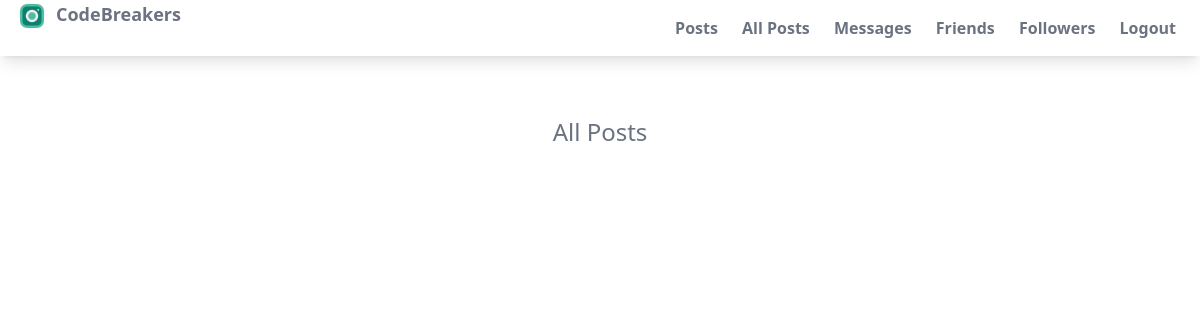
Page /users/ (signed in) on the earlier database version.
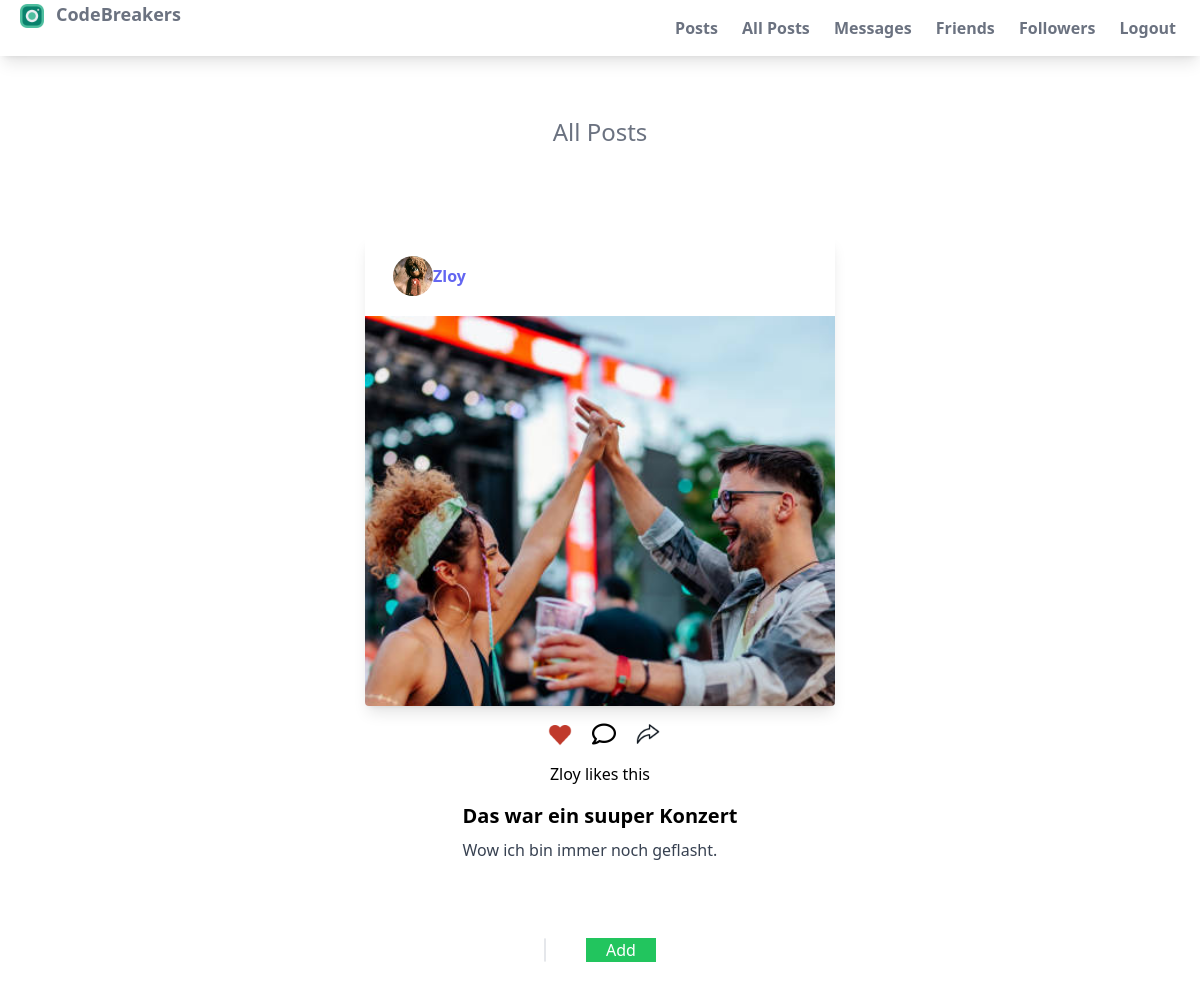
Same page on the later database version.
### posts/models.py (models this page shows, shortened)
class Post(models.Model):
    user = models.ForeignKey(settings.AUTH_USER_MODEL, on_delete=models.CASCADE)
    image = models.ImageField(upload_to='images/%y/%m/%d')
    caption = models.TextField(blank=True)
    title = models.CharField(max_length=200)
    slug = models.SlugField(max_length=200, blank=True)
    created = models.DateField(auto_now_add=True)
    liked_by = models.ManyToManyField(settings.AUTH_USER_MODEL, related_name='posts_liked', blank=True)

### users/models.py (models this page shows, shortened)
class Profile(models.Model):
    user = models.OneToOneField(settings.AUTH_USER_MODEL, on_delete=models.CASCADE)
    photo = models.ImageField(upload_to='users/%Y/%m/%d', blank=True)
    bio = models.TextField(max_length=200,blank=True)

### users/views.py (the view)
# urls.py: path('', views.index, name='index'),
def index (request):
    if request.user.is_authenticated:
        current_user = request.user
        posts = Post.objects.filter(user=current_user)
        profile = Profile.objects.filter(user=current_user).first()
        return render(request, 'users/index.html', {'posts': posts, 'profile': profile})
    else:
        return render(request, 'users/unthenticated_index.html')

### users/templates/users/index.html (shortened to what this page needs)
{% extends 'users/base.html' %}
{% load mathfilters %}
{% load static %}
{% block body %}
<div class="flex mt-5 p-10 justify-center">
    <h2 class="text-2xl font-normal mb-2 text-gray-500">All Posts</h2>
</div>
<div class="grid grid-cols-1 gap-6 mx-auto p-10">
    {% for post in posts %}
    <div id="{{ post.id }}" class="flex flex-col items-center post-item">
        <div class="rounded overflow-hidden w-[470px] h-[470px] bg-white shadow-lg">
            <div class="user-container flex mx-5 my-5">
                <img class="h-10 w-10 rounded-full ml-2" src="{{ post.user.profile.photo.url }}" alt="User Profile Photo">
                {% if request.user.is_authenticated %}
                    <div class="my-2 font-bold"><span class="text-indigo-500">{{ post.user.username }}</span></div>
                {% else %}
                    <div class="my-2 font-bold"><span class="text-indigo-500">Anonymous</span></div>
                {% endif %}
            </div>
            <img src="{{ post.image.url }}" alt="Post Image" class="object-cover w-full h-full">
        </div>
        <div class="px-6 py-4">
            <div class="icon-container flex gap-3 justify-start">
                {% if request.user.is_authenticated %}
                    <a class="btn-like" data-post-id="{{ post.id }}">
                        {% if request.user in post.liked_by.all %}
                            <img class="w-6 h-6 ml-2 like-icon" src="{% static 'users/images/redlike.png' %}" alt="like-button">
                        {% else %}
                            <img class="w-6 h-6 ml-2 like-icon" src="{% static 'users/images/whitelike.png' %}" alt="liked-button">
                        {% endif %}
                    </a>
                    <img class="w-6 h-6 ml-2" src="{% static 'users/images/comment.png' %}" alt="comment-button">
                    <img class="w-6 h-6 ml-2" src="{% static 'users/images/share.png' %}" alt="share-button">
                {% else %}
                    <img class="w-6 h-6 ml-2" src="{% static 'users/images/lock.png' %}" alt="locked-button">
                {% endif %}
            </div>
        </div>
        <div>
            {% if post.liked_by.count < 1 %}
            {% elif post.liked_by.count == 1 %}
            {{ post.liked_by.first }} likes this
            {% elif post.liked_by.count > 1 %}
            {{ post.liked_by.first }} & {{ post.liked_by.count|sub:1 }} others like this
            {% endif %}
        </div>
        <div class="px-6 py-4">
            <div class="font-bold text-xl mb-2">{{ post.title }}</div>
            <p class="text-gray-700 text-base">{{ post.caption }}</p>
        </div>
        <div class="px-5 py-5 pl-2 flex items-center">
            {% if request.user.is_authenticated %}
                <form action="" method="post" class="bg-white rounded">
                    <div class="flex">
                        <div class="border rounded mr-10 text-gray-700">
                        </div>
                        <button class="bg-green-500 text-white px-5 pl-2" type="submit">Add</button>
                    </div>
                </form>
            {% else %}
                <p class="text-gray-600">You need to log in to comment.</p>
            {% endif %}
        </div>
    </div>
    {% endfor %}
</div>
{% endblock %}

Differences in the rows shown:
added Post: user.profile.photo (picture), user.username "Zloy", image (picture), liked_by.first "Zloy", title "Das war ein suuper Konzert", caption "Wow ich bin immer noch geflasht."
